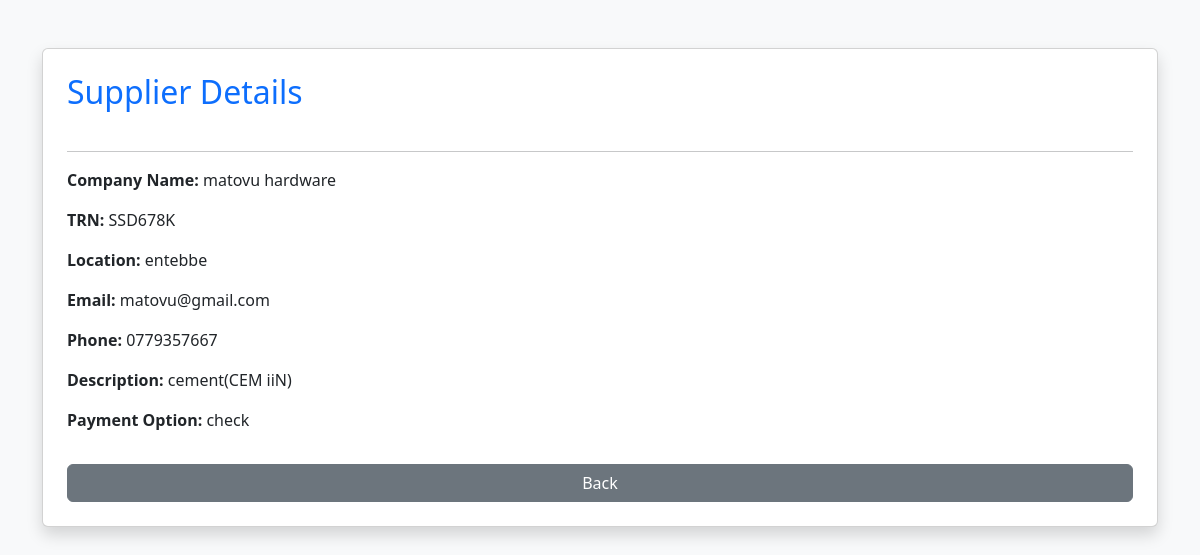
Page /supplier/view/2/ on the committed database.
### nyondoapp/models.py (models this page shows, shortened)
class Supplier(models.Model):
    company_name = models.CharField(max_length=100, blank=False)
    email = models.EmailField(blank=True)
    location = models.CharField(max_length=100, blank=False)
    TRN = models.CharField(max_length=50, blank=False, unique=True)
    phone = models.CharField(max_length=15, validators=[validate_ug_phone])
    product_description = models.TextField(blank=False)
    payment_option = models.CharField(max_length=50, blank=False)

### nyondoapp/views.py (the view)
# urls.py: path('supplier/view/<int:id>/', views.view_supplier, name='view_supplier'),
def view_supplier(request, id):
    supplier = get_object_or_404(Supplier, id=id)
    return render(request, 'account/view_supplier.html', {'supplier': supplier})

### nyondoapp/templates/account/view_supplier.html (shortened to what this page needs)
<!doctype html>
<html lang="en">
<head>
    {% load static %}
    <link
      href="https://cdn.jsdelivr.net/npm/bootstrap@5.3.8/dist/css/bootstrap.min.css"
      rel="stylesheet"
    >
</head>
<body class="bg-light">
<div class="container mt-5">
    <div class="card shadow p-4">
        <h2 class="text-primary mb-4">
            Supplier Details
        </h2>
        <hr>
        <p><strong>Company Name:</strong> {{ supplier.company_name }}</p>
        <p><strong>TRN:</strong> {{ supplier.TRN }}</p>
        <p><strong>Location:</strong> {{ supplier.location }}</p>
        <p><strong>Email:</strong> {{ supplier.email }}</p>
        <p><strong>Phone:</strong> {{ supplier.phone }}</p>
        <p><strong>Description:</strong> {{ supplier.product_description }}</p>
        <p><strong>Payment Option:</strong> {{ supplier.payment_option }}</p>
        <a
          href="{% url 'supplier_list' %}"
          class="btn btn-secondary mt-3"
        >
            Back
        </a>
    </div>
</div>
</body>
</html>

### rows in the picture
Supplier: company_name "matovu hardware", TRN "SSD678K", location "entebbe", email "matovu@gmail.com", phone "0779357667", product_description "cement(CEM iiN)", payment_option "check"
